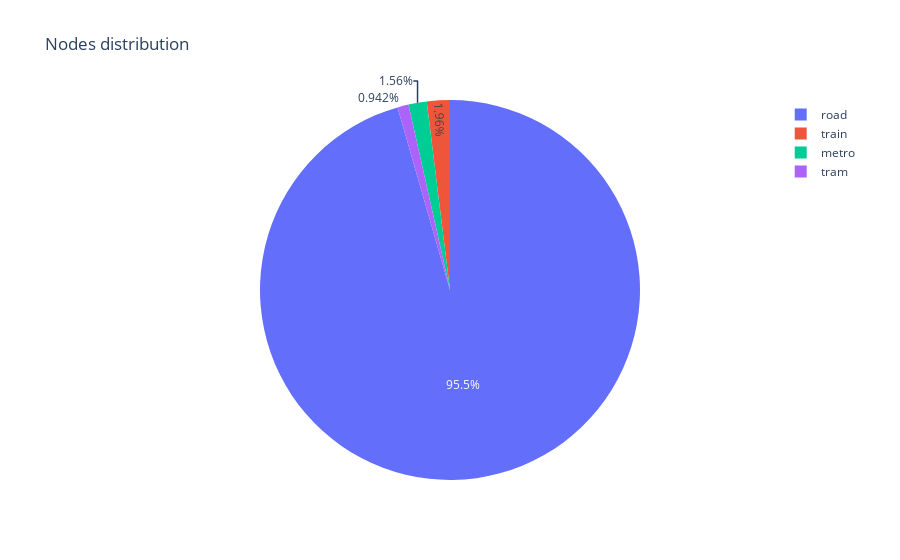

This figure's notebook cell:
### Markdown cell above
# Nodes distribution

### Code cell
DF = df.loc[df['LP'] == "Point"]
DF = DF.drop_duplicates(subset="ID")
px.pie(
    values=DF.groupby('layer')['layer'].count().sort_values(ascending=False).values.tolist(), 
    names=DF.layer.unique().tolist(), 
    title='Nodes distribution')

### Figure 1 — Plotly figure (JSON) as saved in the notebook; plotly's stock layout.template omitted (floating-point values rounded to 4 significant figures)
{"data": [{"domain": {"x": [0, 1], "y": [0, 1]}, "hovertemplate": "label=%{label}<br>value=%{value}<extra></extra>", "labels": ["road", "train", "metro", "tram"], "legendgroup": "", "name": "", "showlegend": true, "type": "pie", "values": [14807, 303, 241, 146]}], "layout": {"legend": {"tracegroupgap": 0}, "title": {"text": "Nodes distribution"}}}
